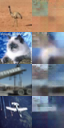

Write Python code to recreate this figure.
"""
Deterministic sampling helpers for XPredNextScale.

This implements a generate-like function that:
1) Samples B images from the training set with labels.
2) Downsamples them to the lowest scale using area pooling.
3) Uses the sampled lowest-scale image to condition generation of higher scales.
4) Does not inject any noise (no noise seed, no input noise).
"""

from typing import Optional
import sys
from pathlib import Path

import torch
import torch.nn.functional as F
from torchvision import datasets, transforms

import matplotlib.pyplot as plt
import numpy as np

ROOT = Path(__file__).resolve().parents[1]
if str(ROOT) not in sys.path:
    sys.path.insert(0, str(ROOT))

from models.xpred_var_decoder import XPredConfig, XPredNextScale, patchify, unpatchify


@torch.no_grad()
def generate_from_dataset_lowest_scale(
    model,
    train_ds,
    B: int,
    cfg_scale: float = 0.7,
    use_noise_seed: bool = False,
    noise_scale: float = 1.0,
    device: Optional[torch.device] = None,
):
    """
    Deterministic generation conditioned on a sampled lowest-scale image.

    Args:
      model: XPredNextScale
      train_ds: dataset returning (img, label)
      B: number of images to generate
      cfg_scale: classifier-free guidance scale
      device: optional torch.device

    Returns:
      Tensor [B, 3, sK, sK]
    """
    model.eval()
    device = device or next(model.parameters()).device

    # Sample B items from dataset
    idx = torch.randint(0, len(train_ds), (B,))
    imgs = []
    labels = []
    for i in idx.tolist():
        img, lab = train_ds[i]
        imgs.append(img)
        labels.append(lab)
    imgs = torch.stack(imgs, dim=0).to(device)
    labels = torch.tensor(labels, device=device, dtype=torch.long)

    # Downsample to lowest scale using area pooling
    s1 = model.scales[0]
    img_k = F.interpolate(imgs, size=(s1, s1), mode="area")

    # Start token (no noise)
    n1 = model.block_sizes[0]
    start = model.start_token.expand(B, n1, -1)
    if use_noise_seed:
        noise_dim = model.noise_proj.in_features
        noise = torch.randn(B, noise_dim, device=device)
        start = start + model.noise_proj(noise).unsqueeze(1) * noise_scale

    # Prep conditioning
    uncond = torch.full((B,), model.cfg.num_classes, device=device, dtype=torch.long)
    pos = model.pos_1L.to(device=device)
    scale_ids = []
    for k, n in enumerate(model.block_sizes):
        scale_ids.extend([k] * n)
    scale_ids = torch.tensor(scale_ids, device=device)
    scale = model.scale_embed(scale_ids).unsqueeze(0)

    def add_cond(x, y):
        return x + pos[:, : x.shape[1]] + scale[:, : x.shape[1]] + model.class_embed(y).unsqueeze(1)

    # First step: run start token to initialize cache for GPT2 (prediction ignored)
    if model.cfg.decoder_type == "var":
        model.decoder.enable_kv_cache(True)

    inp_cond = add_cond(start, labels)
    inp_uncond = add_cond(start, uncond)

    if model.cfg.decoder_type == "gpt2":
        past = None
        out_cond = model.decoder(inputs_embeds=inp_cond, use_cache=True, past_key_values=past)
        out_uncond = model.decoder(inputs_embeds=inp_uncond, use_cache=True, past_key_values=past)
        h_cond = out_cond.last_hidden_state
        h_uncond = out_uncond.last_hidden_state
        past = out_cond.past_key_values
    else:
        cond_vec = model._encode_condition(labels, B, device)
        uncond_vec = model._encode_condition(uncond, B, device)
        h_cond = model.decoder(inp_cond, cond_vec, attn_bias=None)
        h_uncond = model.decoder(inp_uncond, uncond_vec, attn_bias=None)
        h_cond = model.decoder.apply_head_norm(h_cond, cond_vec)
        h_uncond = model.decoder.apply_head_norm(h_uncond, uncond_vec)
        past = None

    _ = (1 + cfg_scale) * model.head(h_cond) - cfg_scale * model.head(h_uncond)

    # Subsequent scales conditioned on sampled lowest-scale image
    for k in range(1, model.num_scales):
        sk = model.scales[k]
        up = F.interpolate(img_k, size=(sk, sk), mode="bicubic", align_corners=False)
        patches = patchify(up, model.p)
        inp = model.patch_embed(patches)
        inp_cond = add_cond(inp, labels)
        inp_uncond = add_cond(inp, uncond)

        if model.cfg.decoder_type == "gpt2":
            out_cond = model.decoder(inputs_embeds=inp_cond, use_cache=True, past_key_values=past)
            out_uncond = model.decoder(inputs_embeds=inp_uncond, use_cache=True, past_key_values=past)
            h_cond = out_cond.last_hidden_state
            h_uncond = out_uncond.last_hidden_state
            past = out_cond.past_key_values
        else:
            cond_vec = model._encode_condition(labels, B, device)
            uncond_vec = model._encode_condition(uncond, B, device)
            h_cond = model.decoder(inp_cond, cond_vec, attn_bias=None)
            h_uncond = model.decoder(inp_uncond, uncond_vec, attn_bias=None)
            h_cond = model.decoder.apply_head_norm(h_cond, cond_vec)
            h_uncond = model.decoder.apply_head_norm(h_uncond, uncond_vec)

        pred = (1 + cfg_scale) * model.head(h_cond) - cfg_scale * model.head(h_uncond)
        img_k = unpatchify(pred, model.p, sk, sk)

    if model.cfg.decoder_type == "var":
        model.decoder.enable_kv_cache(False)

    return imgs, img_k

def pick_device():
    if torch.cuda.is_available():
        return torch.device("cuda")
    elif torch.backends.mps.is_available():
        return torch.device("mps")
    else:
        return torch.device("cpu")

def generate_from_cifar10_lowest_scale_and_save():
    ckpt_file : str = "checkpoints/step_120000.pt"
    B = 4
    cfg_scale = 0.7

    device = pick_device()
    dataset = datasets.CIFAR10(root="data", train=True, download=True, transform=transforms.ToTensor())
    ckpt = torch.load(ckpt_file, map_location=device)
    cfg = XPredConfig(**ckpt["model_cfg"])
    model = XPredNextScale(cfg)
    model.load_state_dict(ckpt["model"])
    model.to(device)
    model.eval()

    with torch.no_grad():
        o_imgs, gen_imgs = generate_from_dataset_lowest_scale(model, dataset, B, cfg_scale=cfg_scale, device=device, use_noise_seed=True)
    
    print("Saving generated images to deterministic_sampling.png ...")
    # Save mosaic of original and generated images
    o_imgs = o_imgs.cpu().permute(0, 2, 3, 1).numpy()  # B, H, W, C
    gen_imgs = gen_imgs.cpu().permute(0, 2, 3, 1).numpy()
    mosaic = np.concatenate([np.concatenate([o, g], axis=1) for o, g in zip(o_imgs, gen_imgs)], axis=0)
    mosaic = np.clip(mosaic, 0.0, 1.0)
    plt.imsave("experiments/deterministic_sampling.png", mosaic)

if __name__ == "__main__":
    generate_from_cifar10_lowest_scale_and_save()
